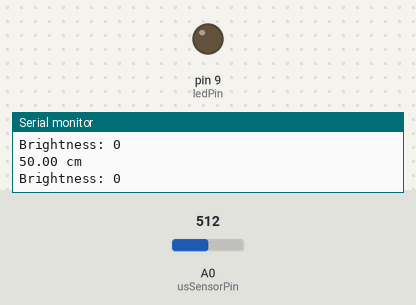
Recording of a sketch running on a simulated Arduino Uno, built with avr-gcc and run on an emulated ATmega328P. On the bench: output pins drawn as LEDs (lit = HIGH), the last lines printed to the serial monitor. The inputs (shaded band) are chosen by the test bench; at power-on: A0 (usSensorPin) = 512.

Above: at 1.2 s.
1.3 s: A0 (usSensorPin) set to 40
At 2.5 s:
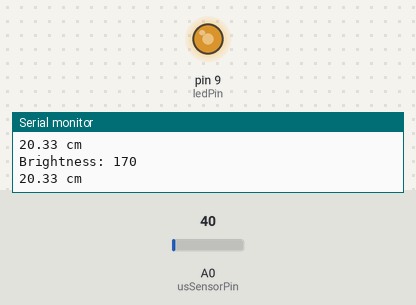
2.8 s: A0 (usSensorPin) set to 60
At 3.5 s:
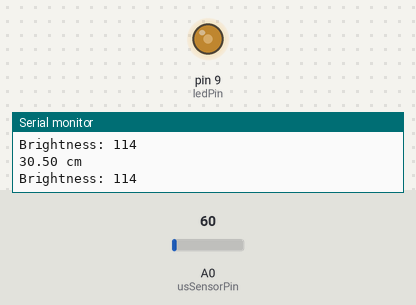
4.3 s: A0 (usSensorPin) set to 0
At 5.0 s:
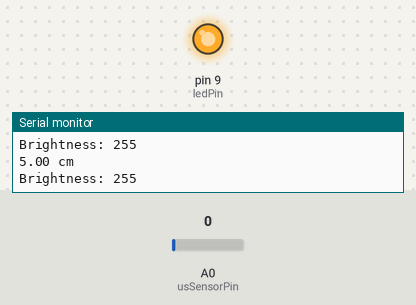
Timing chart, 0 to 7.3 s (numbered marks = the images above; inputs shaded):
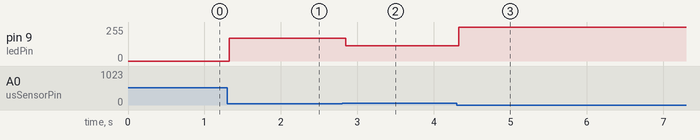

The sketch:

_activity-9a.ino
```cpp
// DM2008 — Activity 9a
// Mapping Sensors (30 min)
//
// Adjust and refine until the response feels smooth and natural.

const int usSensorPin = A0;
const float usMaxRange = 520.0;
const float dataSize = 1023.0;

// TODO: declare your LED pin here (must be a PWM pin, marked with ~)
const int ledPin = 9;

float sensorVal, distVal;
int brightness = 0;


void setup() {
  Serial.begin(9600);
  // TODO: set up your LED pin here (hint: pinMode)
  pinMode(9, OUTPUT);
  pinMode(usSensorPin, INPUT);

}

void loop() {
  sensorVal = analogRead(usSensorPin);
  distVal = sensorVal * usMaxRange / dataSize;

  // Clamp to a range that suits a desk / classroom setup (cm)
  if (distVal < 5)   distVal = 5;
  if (distVal > 50) distVal = 50;

  // map() rescales a value from one range to another
  // here: distance (5–100cm) becomes brightness (255–0)
  // the output range is flipped so that CLOSER = BRIGHTER
  // (note: Arduino's map() uses whole numbers, so decimals are dropped)
  brightness = map(distVal, 5, 50, 255, 0);
  brightness = constrain(brightness, 0, 255);

  // TODO: use analogWrite() to send brightness to your LED pin
  analogWrite(ledPin, brightness);

  Serial.print(distVal);
  Serial.println(" cm");
  Serial.print("Brightness: ");
  Serial.println(brightness);

  delay(50);
}
```

Measured:
- after the input at 1.3 s, pin 9 (ledPin): 0/255 → 170/255 at once
- after the input at 2.8 s, pin 9 (ledPin): 170/255 → 114/255 after 0.05 s
- after the input at 4.3 s, pin 9 (ledPin): 114/255 → 255/255 at once
